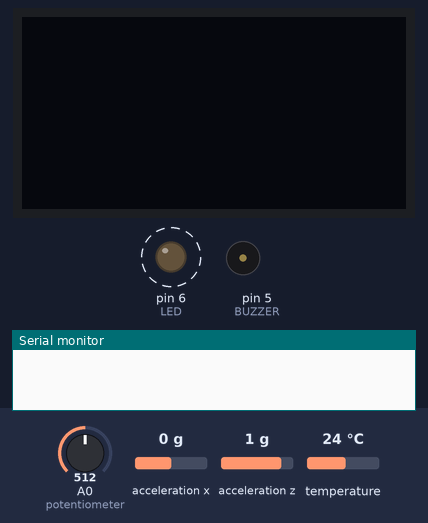
Simulated run of this sketch. Board: Arduino Uno, built with avr-gcc and run on an emulated ATmega328P. On the bench: 128×64 one-colour display, output pins drawn as LEDs (lit = HIGH), buzzer (waves = sounding), the last lines printed to the serial monitor. Dashed ring = blinking. The test bench sets the inputs (shaded band); at power-on: acceleration x 0 g, A0 (potentiometer) = 512, temperature 24 °C, acceleration z 1 g.

Above: at 1.2 s.
1.3 s: acceleration x set to 0.4 g
3.5 s: acceleration x set to 0.7 g
5.6 s: A0 (potentiometer) set to 145
7.1 s: A0 (potentiometer) set to 127
At 8.1 s:
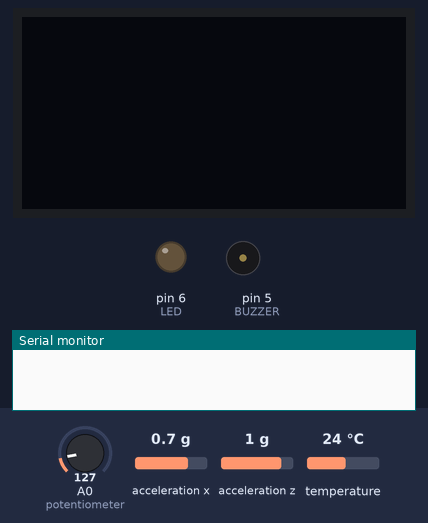
8.7 s: A0 (potentiometer) set to 306
At 10.65 s:
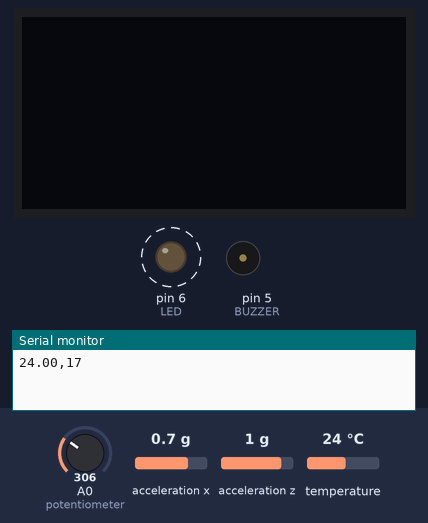
11.7 s: temperature set to 17.3 °C
13.2 s: temperature set to 16.4 °C
At 14.0 s:
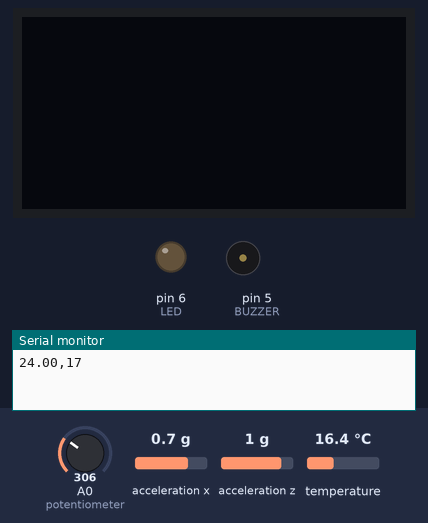
Timing chart, 0 to 15.7 s (numbered marks = the images above; inputs shaded):
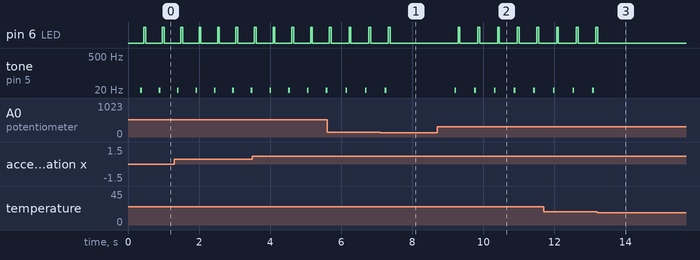

The sketch:

Arduino_Temperature_sensor.ino
```cpp
//#define DHTPIN 3 // By default its connected to pin D3, it can be changed, define it before the #include of the library
#include "Arduino_SensorKit.h"
#define BUZZER 5
#define Environment Environment_I2C
#define LED 6

int potentiometer = A0;
long lastSend = 0;

void setup() {
  Wire.begin();
  Serial.begin(9600);
  Environment.begin();
  Oled.begin();
  pinMode(BUZZER, OUTPUT);
  pinMode(LED,OUTPUT);
  pinMode(potentiometer, INPUT);

  while(!Serial);

  Accelerometer.begin();

}

void loop() {
  if (Accelerometer.readZ() >= 0.5) {
    int sensor_value = analogRead(potentiometer); //Read the value from the potentiometer connected to the A0 pin
    int value = map(sensor_value, 0, 1023, 30, -16);
    delay(10);
    Oled.setFlipMode(1);
  }
  if (Accelerometer.readX() <= -0.6) {
    int sensor_value = analogRead(potentiometer); //Read the value from the potentiometer connected to the A0 pin
    int value = map(sensor_value, 0, 1023, 30, -16);
    delay(10);
    Oled.setFlipMode(1);
  }
   if (Accelerometer.readX() >= 0.6) {
    delay(10);
    Oled.setFlipMode(0);
    int sensor_value = analogRead(potentiometer); //Read the value from the potentiometer connected to the A0 pin
    int value = map(sensor_value, 0, 1023, 0, 46);
  }
  Oled.setFont(u8x8_font_inb21_2x4_r);
  Oled.setCursor(0, 32);
  Oled.print(Environment.readTemperature());
  Oled.println(" C");
  Oled.refreshDisplay();

  int sensor_value = analogRead(potentiometer); //Read the value from the potentiometer connected to the A0 pin
  int value = map(sensor_value, 0, 1023, 30, -16);
  Oled.setCursor(0, 36);
  Oled.print("M=");
  Oled.print(value);
  Oled.println(" C");
  Oled.refreshDisplay();

  // FIXED SERIAL BLOCK
  if(millis() - lastSend > 10000){
    int current_sensor_value = analogRead(potentiometer);
    int current_map_value = map(current_sensor_value, 0, 1023, 30, -16);

    // Sends: Temperature,Maximum
    Serial.print(Environment.readTemperature());
    Serial.print(",");
    Serial.println(current_map_value);

    lastSend = millis();
  }

  if (Environment.readTemperature() >= value) {
    tone(BUZZER, 10);
    delay(50);
    noTone(BUZZER);
    delay(50);
    digitalWrite(LED, HIGH);
    delay(50);
    digitalWrite(LED, LOW);
    delay(50);

    if(millis() - lastSend > 10000){
      int warning_sensor_value = analogRead(potentiometer);
      int warning_map_value = map(warning_sensor_value, 0, 1023, 30, -16);

      // We send the same format so Python doesn't break
      Serial.print(Environment.readTemperature());
      Serial.print(",");
      Serial.println(warning_map_value);

      lastSend = millis();
    }
  }
}
```

Measured:
- the behaviour switches between 134 and 133 on A0 (potentiometer) (found by bisection; images 0 and 1)
- the behaviour switches between 17 and 16.9 °C on temperature (found by bisection; images 2 and 3)
- after the input at 7.1 s, pin 6 (LED): goes on until 7.4 s, then stays LOW; tone on pin 5 (BUZZER): goes on until 7.3 s, then stays silent
- after the input at 8.7 s, pin 6 (LED): alternates HIGH for 0.05 s and LOW for 0.50 s, starting after 0.59 s; tone on pin 5 (BUZZER): alternates 10 Hz for 0.05 s and silent for 0.50 s, starting after 0.49 s
- after the input at 13.2 s, pin 6 (LED): goes on until 13.2 s, then stays LOW; tone on pin 5 (BUZZER): stops changing and stays silent
- by itself, pin 6 (LED): alternates HIGH for 0.05 s and LOW for 0.47 s
- by itself, tone on pin 5 (BUZZER): alternates 10 Hz for 0.05 s and silent for 0.47 s
